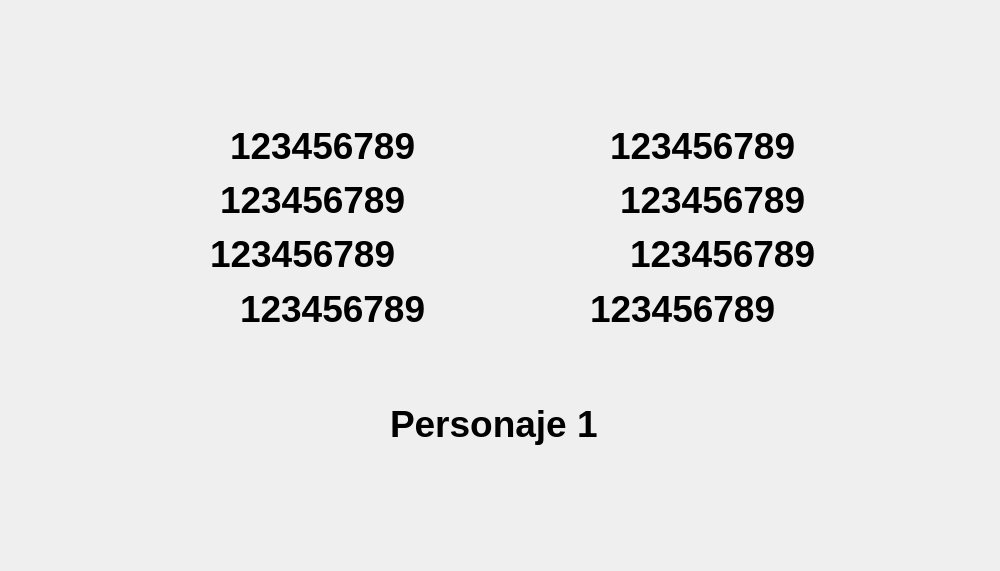
<?xml version="1.0" encoding="UTF-8"?>
<ui version="4.0">
 <class>Aviso</class>
 <widget class="QWidget" name="Aviso">
  <property name="geometry">
   <rect>
    <x>0</x>
    <y>0</y>
    <width>1000</width>
    <height>571</height>
   </rect>
  </property>
  <property name="font">
   <font>
    <pointsize>28</pointsize>
    <weight>75</weight>
    <bold>true</bold>
   </font>
  </property>
  <property name="windowTitle">
   <string>Aviso</string>
  </property>
  <widget class="QLabel" name="fondo">
   <property name="geometry">
    <rect>
     <x>0</x>
     <y>0</y>
     <width>1000</width>
     <height>571</height>
    </rect>
   </property>
   <property name="text">
    <string/>
   </property>
   <property name="pixmap">
    <pixmap resource="imagenes.qrc">:/Imagenes videojuego_F/Fondo/Puntajes.png</pixmap>
   </property>
   <property name="scaledContents">
    <bool>true</bool>
   </property>
  </widget>
  <widget class="QLabel" name="Metros">
   <property name="geometry">
    <rect>
     <x>230</x>
     <y>131</y>
     <width>200</width>
     <height>30</height>
    </rect>
   </property>
   <property name="font">
    <font>
     <pointsize>28</pointsize>
    </font>
   </property>
   <property name="text">
    <string>123456789</string>
   </property>
  </widget>
  <widget class="QLabel" name="Tiempo">
   <property name="geometry">
    <rect>
     <x>220</x>
     <y>185</y>
     <width>200</width>
     <height>30</height>
    </rect>
   </property>
   <property name="text">
    <string>123456789</string>
   </property>
  </widget>
  <widget class="QLabel" name="Monedas">
   <property name="geometry">
    <rect>
     <x>210</x>
     <y>239</y>
     <width>200</width>
     <height>30</height>
    </rect>
   </property>
   <property name="text">
    <string>123456789</string>
   </property>
  </widget>
  <widget class="QLabel" name="Total">
   <property name="geometry">
    <rect>
     <x>240</x>
     <y>294</y>
     <width>200</width>
     <height>30</height>
    </rect>
   </property>
   <property name="text">
    <string>123456789</string>
   </property>
  </widget>
  <widget class="QLabel" name="Gana">
   <property name="geometry">
    <rect>
     <x>390</x>
     <y>402</y>
     <width>210</width>
     <height>43</height>
    </rect>
   </property>
   <property name="text">
    <string>Personaje 1</string>
   </property>
  </widget>
  <widget class="QLabel" name="Metros_2">
   <property name="geometry">
    <rect>
     <x>610</x>
     <y>131</y>
     <width>200</width>
     <height>30</height>
    </rect>
   </property>
   <property name="font">
    <font>
     <pointsize>28</pointsize>
    </font>
   </property>
   <property name="text">
    <string>123456789</string>
   </property>
  </widget>
  <widget class="QLabel" name="Monedas_2">
   <property name="geometry">
    <rect>
     <x>630</x>
     <y>239</y>
     <width>200</width>
     <height>30</height>
    </rect>
   </property>
   <property name="text">
    <string>123456789</string>
   </property>
  </widget>
  <widget class="QLabel" name="Tiempo_2">
   <property name="geometry">
    <rect>
     <x>620</x>
     <y>185</y>
     <width>200</width>
     <height>30</height>
    </rect>
   </property>
   <property name="text">
    <string>123456789</string>
   </property>
  </widget>
  <widget class="QLabel" name="Total_2">
   <property name="geometry">
    <rect>
     <x>590</x>
     <y>294</y>
     <width>200</width>
     <height>30</height>
    </rect>
   </property>
   <property name="text">
    <string>123456789</string>
   </property>
  </widget>
  <zorder>fondo</zorder>
  <zorder>Metros</zorder>
  <zorder>Tiempo</zorder>
  <zorder>Monedas</zorder>
  <zorder>Total</zorder>
  <zorder>Metros_2</zorder>
  <zorder>Monedas_2</zorder>
  <zorder>Tiempo_2</zorder>
  <zorder>Total_2</zorder>
  <zorder>Gana</zorder>
 </widget>
 <resources>
  <include location="imagenes.qrc"/>
 </resources>
 <connections/>
</ui>
